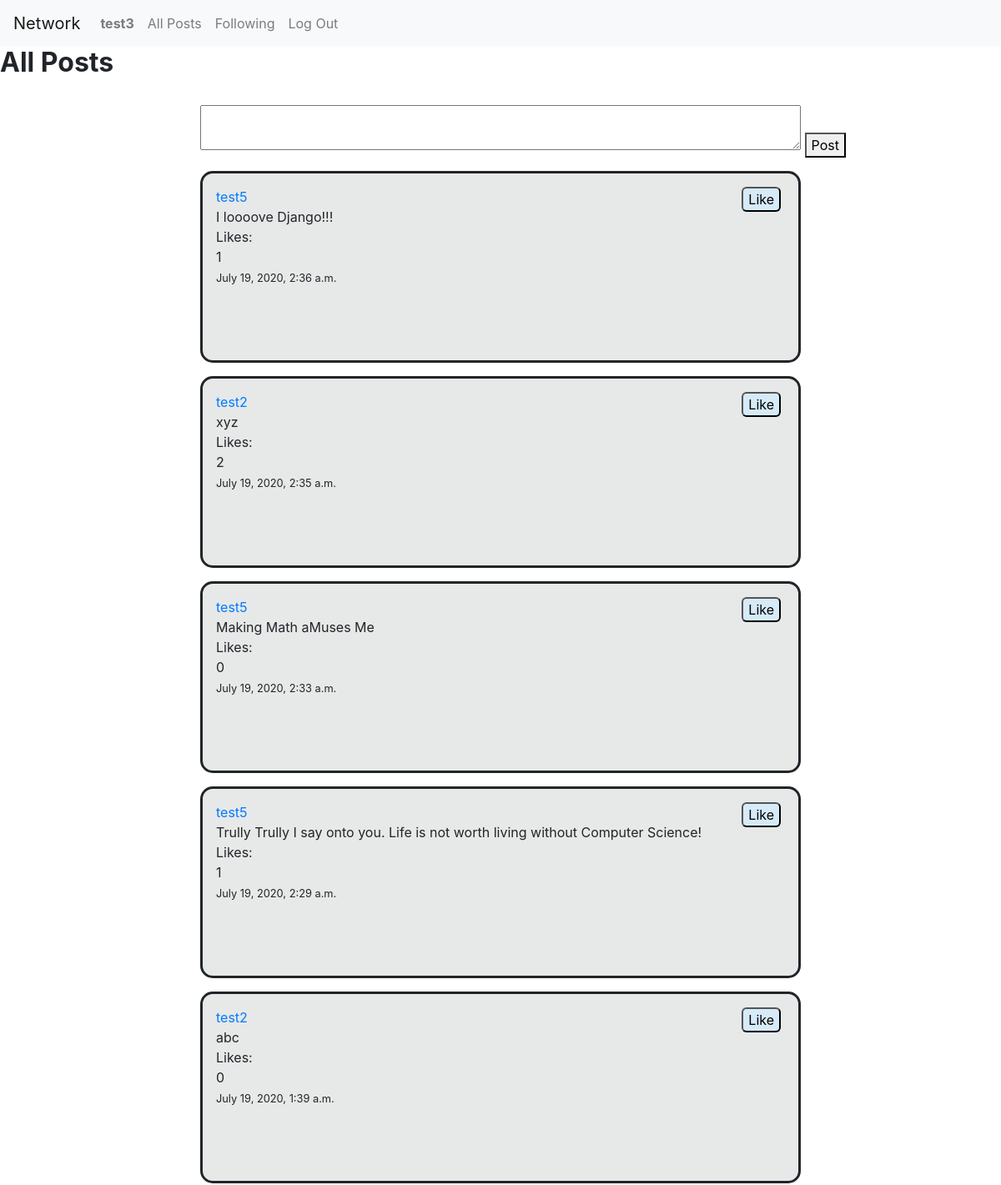
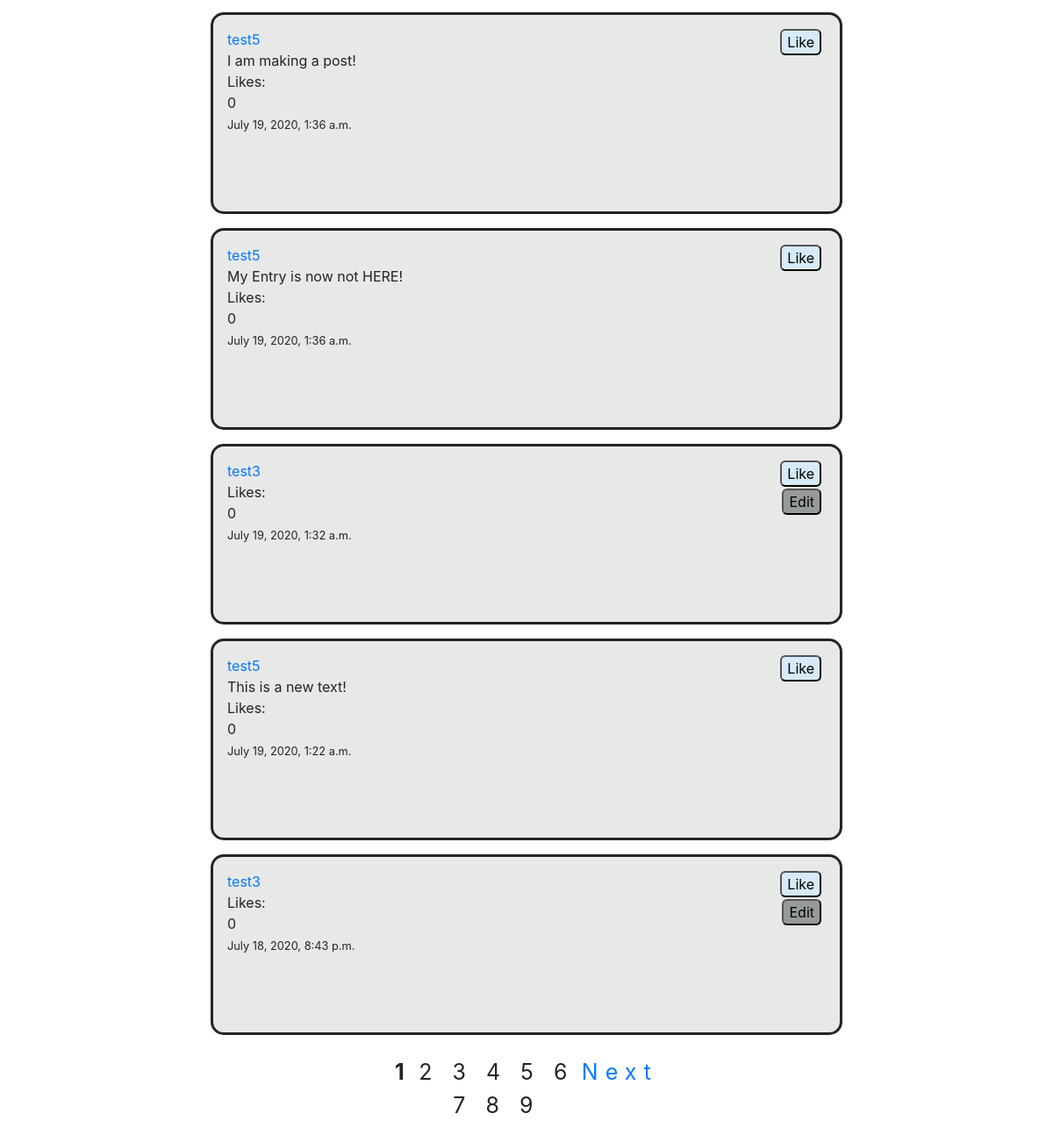
The page /post (signed in) on the database its author committed (2 pictures, top to bottom).
### network/models.py (models this page shows, shortened)
class User(AbstractUser):
    num_followers = models.IntegerField(default=0)
    num_following = models.IntegerField(default=0)
    def __str__(self):
        return f"{self.username}"

class Post(models.Model):
    username = models.ForeignKey(User, on_delete=models.CASCADE)
    post = models.CharField(max_length=300)
    timestamp = models.DateTimeField(auto_now=True)
    like_count = models.IntegerField(default=0)

### network/views.py (the view)
# urls.py: path("post", views.post, name="post"),
@csrf_exempt
def post(request):
    posts = Post.objects.order_by("-timestamp").all()
    paginator = Paginator(posts, 10)
    page = request.GET.get('page')
    all_posts = paginator.get_page(page)
    if request.method == "POST":
        new_entry = request.POST["user_post"]
        new_post = Post.objects.create(username=User.objects.get(username=request.session["user"]), post=new_entry)
        context = {
            "logged_user": request.session["user"],
            "all_posts": all_posts,
        }
        return render(request, "network/main.html", context)
    else:
        context = {
            "logged_user": request.session["user"],
            "all_posts": all_posts,
        }
        return render(request, "network/main.html", context)

### network/templates/network/main.html (shortened to what this page needs)
{% extends "network/layout.html" %}
{% load static %}
{% block body %}
{% if user.is_authenticated %}
<h2><strong>All Posts</strong></h2><br>
<form action="{% url 'post' %}" method="post">
    <textarea id="user_post" name="user_post"></textarea>
    <button class="post_button">Post</button>
</form>
{% endif %}
<div class="post_section">
    {% for post in all_posts %}
            <div class="each_post">
                <div class="each_sub_post_group">
                 <a href="{% url 'profile' post.username %}" class="poster_name">{{ post.username }}</a>
                 <div class="post_post" id="{{post.id}}">{{post.post}}</div>{% if user.is_authenticated %}{% if post.username|slugify == logged_user %}<button class="edit_button">Edit</button>{% endif %}{% endif %}<div id="content_edit"></div>
                 <span>Likes:</span><div class="like_count" id="cnt{{post.id}}">{{post.like_count}}</div><button class="like_link" id="lk{{post.id}}">Like</button>
                 <div class="post_date"><small>{{post.timestamp}}</small></div>
                    <br><br><br>
                </div>
            </div>
    {% endfor %}
    <br>
</div>
<nav aria-label="page navigation" class="page_navigation">
    <div class="pagination">
    {% for num in all_posts.paginator.page_range %}
        {% if all_posts.number == num %}
         <strong>{{ num }}</strong>
        {% else %}
            {{num}}
        {% endif %}
    {% endfor %}
    {% if all_posts.has_next %}
        <li class="page-item>"><a href="?page={{ all_posts.next_page_number }}">Next</a></li>
    {% endif %}
    </div>
</nav>
<br>
<br>
<br>
<br>
{% endblock %}

### network/templates/network/layout.html (shortened to what this page needs)
{% load static %}
<!DOCTYPE html>
<html lang="en">
    <head>
        <link rel="stylesheet" href="https://stackpath.bootstrapcdn.com/bootstrap/4.4.1/css/bootstrap.min.css">
        <link href="{% static 'network/styles.css' %}" rel="stylesheet">
    </head>
    <body>
        <nav class="navbar navbar-expand-lg navbar-light bg-light">
            <a class="navbar-brand" href="#">Network</a>
            <div>
              <ul class="navbar-nav mr-auto">
                {% if user.is_authenticated %}
                    <li class="nav-item">
                        <a class="nav-link" href="{% url 'index' %}"><strong>{{ user.username }}</strong></a>
                    </li>
                {% endif %}
                <li class="nav-item">
                  <a class="nav-link" href="{% url 'post' %}">All Posts</a>
                </li>
                {% if user.is_authenticated %}
                    <li class="nav-item">
                        <a class="nav-link" href="{% url 'following' %}">Following</a>
                    </li>
                    <li class="nav-item">
                        <a class="nav-link" href="{% url 'logout' %}">Log Out</a>
                    </li>
                {% endif %}
              </ul>
            </div>
          </nav>
        <div class="body">
            {% block body %}
            {% endblock %}
        </div>
    </body>
</html>

### network/static/network/styles.css (style rules this page uses)
.each_post { display: block; background-color: #e7e8e8; padding: 1em; border-style: solid; border-radius: 15px; max-width: 60%; margin-left: auto; margin-right: auto; margin-top:1em; max-height: 230px; height: auto }
.each_sub_post_group { display: grid; }
#user_post { position: relative; width: 60%; left: 20%; }
.page_navigation { margin: auto; width: 50%; text-align: center; }
.pagination { margin: auto; width: 50%; font-size: 25px; font-stretch: expanded; letter-spacing: 8px; }
.like_link { position: absolute; right: 22%; border-radius:6px; background-color: #d6eaf8; }
.edit_button { position: absolute; right: 22%; border-radius:6px; margin-top:2em; background-color: #979a9a; }
.post_button { position: relative; left: 20%; }

### rows shown on the page
User: username "test3"
Post: username "test5", post "I loooove Django!!!", like_count "1", timestamp "July 19, 2020, 2:36 a.m."
Post: username "test2", post "xyz", like_count "2", timestamp "July 19, 2020, 2:35 a.m."
Post: username "test5", post "Making Math aMuses Me", like_count "0", timestamp "July 19, 2020, 2:33 a.m."
Post: username "test5", post "Trully Trully I say onto you. Life is not worth living without Computer Science!", like_count "1", timestamp "July 19, 2020, 2:29 a.m."
Post: username "test2", post "abc", like_count "0", timestamp "July 19, 2020, 1:39 a.m."
Post: username "test5", post "I am making a post!", like_count "0", timestamp "July 19, 2020, 1:36 a.m."
Post: username "test5", post "My Entry is now not HERE!", like_count "0", timestamp "July 19, 2020, 1:36 a.m."
Post: username "test3", shows "Edit", like_count "0", timestamp "July 19, 2020, 1:32 a.m."
Post: username "test5", post "This is a new text!", like_count "0", timestamp "July 19, 2020, 1:22 a.m."
Post: username "test3", shows "Edit", like_count "0", timestamp "July 18, 2020, 8:43 p.m."

### other values the page prints
{{ num }} "1"
{{ num }} "2" "3" "4" "5" "6" "7" "8" "9"
